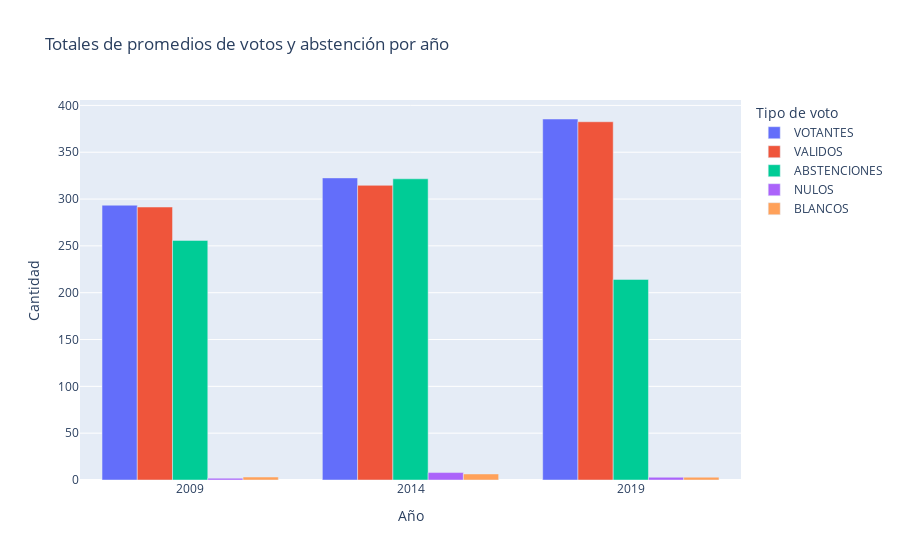

This figure's notebook cell:
### Code cell
stats_pivot_mean = stats_pivot_mean.reset_index()

# Gráfico de barras usando la versión pivotada
fig1 = px.bar(stats_pivot_mean, x="Año", y=["VOTANTES", "VALIDOS", "ABSTENCIONES", "NULOS", "BLANCOS"],
              barmode='group',
              title="Totales de promedios de votos y abstención por año",
              labels={"value": "Cantidad", "variable": "Tipo de voto"})

fig1.show()

### Figure 1 — Plotly figure (JSON) as saved in the notebook; plotly's stock layout.template omitted (floating-point values rounded to 4 significant figures)
{"data": [{"alignmentgroup": "True", "hovertemplate": "Tipo de voto=VOTANTES<br>Año=%{x}<br>Cantidad=%{y}<extra></extra>", "legendgroup": "VOTANTES", "marker": {"color": "#636efa", "pattern": {"shape": ""}}, "name": "VOTANTES", "offsetgroup": "VOTANTES", "orientation": "v", "showlegend": true, "textposition": "auto", "type": "bar", "x": [2009, 2014, 2019], "xaxis": "x", "y": [293.4, 322.6, 385.5], "yaxis": "y"}, {"alignmentgroup": "True", "hovertemplate": "Tipo de voto=VALIDOS<br>Año=%{x}<br>Cantidad=%{y}<extra></extra>", "legendgroup": "VALIDOS", "marker": {"color": "#EF553B", "pattern": {"shape": ""}}, "name": "VALIDOS", "offsetgroup": "VALIDOS", "orientation": "v", "showlegend": true, "textposition": "auto", "type": "bar", "x": [2009, 2014, 2019], "xaxis": "x", "y": [291.5, 314.7, 382.5], "yaxis": "y"}, {"alignmentgroup": "True", "hovertemplate": "Tipo de voto=ABSTENCIONES<br>Año=%{x}<br>Cantidad=%{y}<extra></extra>", "legendgroup": "ABSTENCIONES", "marker": {"color": "#00cc96", "pattern": {"shape": ""}}, "name": "ABSTENCIONES", "offsetgroup": "ABSTENCIONES", "orientation": "v", "showlegend": true, "textposition": "auto", "type": "bar", "x": [2009, 2014, 2019], "xaxis": "x", "y": [255.9, 321.6, 214.2], "yaxis": "y"}, {"alignmentgroup": "True", "hovertemplate": "Tipo de voto=NULOS<br>Año=%{x}<br>Cantidad=%{y}<extra></extra>", "legendgroup": "NULOS", "marker": {"color": "#ab63fa", "pattern": {"shape": ""}}, "name": "NULOS", "offsetgroup": "NULOS", "orientation": "v", "showlegend": true, "textposition": "auto", "type": "bar", "x": [2009, 2014, 2019], "xaxis": "x", "y": [1.938, 7.929, 2.934], "yaxis": "y"}, {"alignmentgroup": "True", "hovertemplate": "Tipo de voto=BLANCOS<br>Año=%{x}<br>Cantidad=%{y}<extra></extra>", "legendgroup": "BLANCOS", "marker": {"color": "#FFA15A", "pattern": {"shape": ""}}, "name": "BLANCOS", "offsetgroup": "BLANCOS", "orientation": "v", "showlegend": true, "textposition": "auto", "type": "bar", "x": [2009, 2014, 2019], "xaxis": "x", "y": [3.171, 6.467, 3.003], "yaxis": "y"}], "layout": {"barmode": "group", "legend": {"title": {"text": "Tipo de voto"}, "tracegroupgap": 0}, "title": {"text": "Totales de promedios de votos y abstención por año"}, "xaxis": {"anchor": "y", "domain": [0, 1], "title": {"text": "Año"}}, "yaxis": {"anchor": "x", "domain": [0, 1], "title": {"text": "Cantidad"}}}}
